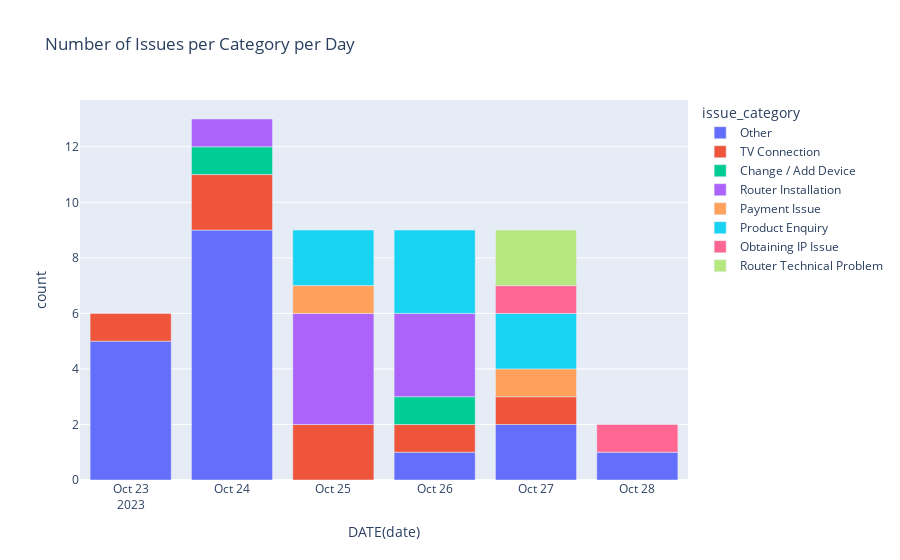

This figure's notebook cell:
### Markdown cell above
#### Plotly

### Code cell
import plotly.express as px

fig = px.bar(df, x='DATE(date)', y='count', color='issue_category', title='Number of Issues per Category per Day')
fig.show()

### Figure 1 — Plotly figure (JSON) as saved in the notebook; plotly's stock layout.template omitted (floating-point values rounded to 4 significant figures)
{"data": [{"alignmentgroup": "True", "hovertemplate": "issue_category=Other<br>DATE(date)=%{x}<br>count=%{y}<extra></extra>", "legendgroup": "Other", "marker": {"color": "#636efa", "pattern": {"shape": ""}}, "name": "Other", "offsetgroup": "Other", "orientation": "v", "showlegend": true, "textposition": "auto", "type": "bar", "x": ["2023-10-23", "2023-10-24", "2023-10-26", "2023-10-27", "2023-10-28"], "xaxis": "x", "y": [5, 9, 1, 2, 1], "yaxis": "y"}, {"alignmentgroup": "True", "hovertemplate": "issue_category=TV Connection<br>DATE(date)=%{x}<br>count=%{y}<extra></extra>", "legendgroup": "TV Connection", "marker": {"color": "#EF553B", "pattern": {"shape": ""}}, "name": "TV Connection", "offsetgroup": "TV Connection", "orientation": "v", "showlegend": true, "textposition": "auto", "type": "bar", "x": ["2023-10-23", "2023-10-24", "2023-10-25", "2023-10-26", "2023-10-27"], "xaxis": "x", "y": [1, 2, 2, 1, 1], "yaxis": "y"}, {"alignmentgroup": "True", "hovertemplate": "issue_category=Change / Add Device<br>DATE(date)=%{x}<br>count=%{y}<extra></extra>", "legendgroup": "Change / Add Device", "marker": {"color": "#00cc96", "pattern": {"shape": ""}}, "name": "Change / Add Device", "offsetgroup": "Change / Add Device", "orientation": "v", "showlegend": true, "textposition": "auto", "type": "bar", "x": ["2023-10-24", "2023-10-26"], "xaxis": "x", "y": [1, 1], "yaxis": "y"}, {"alignmentgroup": "True", "hovertemplate": "issue_category=Router Installation<br>DATE(date)=%{x}<br>count=%{y}<extra></extra>", "legendgroup": "Router Installation", "marker": {"color": "#ab63fa", "pattern": {"shape": ""}}, "name": "Router Installation", "offsetgroup": "Router Installation", "orientation": "v", "showlegend": true, "textposition": "auto", "type": "bar", "x": ["2023-10-24", "2023-10-25", "2023-10-26"], "xaxis": "x", "y": [1, 4, 3], "yaxis": "y"}, {"alignmentgroup": "True", "hovertemplate": "issue_category=Payment Issue<br>DATE(date)=%{x}<br>count=%{y}<extra></extra>", "legendgroup": "Payment Issue", "marker": {"color": "#FFA15A", "pattern": {"shape": ""}}, "name": "Payment Issue", "offsetgroup": "Payment Issue", "orientation": "v", "showlegend": true, "textposition": "auto", "type": "bar", "x": ["2023-10-25", "2023-10-27"], "xaxis": "x", "y": [1, 1], "yaxis": "y"}, {"alignmentgroup": "True", "hovertemplate": "issue_category=Product Enquiry<br>DATE(date)=%{x}<br>count=%{y}<extra></extra>", "legendgroup": "Product Enquiry", "marker": {"color": "#19d3f3", "pattern": {"shape": ""}}, "name": "Product Enquiry", "offsetgroup": "Product Enquiry", "orientation": "v", "showlegend": true, "textposition": "auto", "type": "bar", "x": ["2023-10-25", "2023-10-26", "2023-10-27"], "xaxis": "x", "y": [2, 3, 2], "yaxis": "y"}, {"alignmentgroup": "True", "hovertemplate": "issue_category=Obtaining IP Issue<br>DATE(date)=%{x}<br>count=%{y}<extra></extra>", "legendgroup": "Obtaining IP Issue", "marker": {"color": "#FF6692", "pattern": {"shape": ""}}, "name": "Obtaining IP Issue", "offsetgroup": "Obtaining IP Issue", "orientation": "v", "showlegend": true, "textposition": "auto", "type": "bar", "x": ["2023-10-27", "2023-10-28"], "xaxis": "x", "y": [1, 1], "yaxis": "y"}, {"alignmentgroup": "True", "hovertemplate": "issue_category=Router Technical Problem<br>DATE(date)=%{x}<br>count=%{y}<extra></extra>", "legendgroup": "Router Technical Problem", "marker": {"color": "#B6E880", "pattern": {"shape": ""}}, "name": "Router Technical Problem", "offsetgroup": "Router Technical Problem", "orientation": "v", "showlegend": true, "textposition": "auto", "type": "bar", "x": ["2023-10-27"], "xaxis": "x", "y": [2], "yaxis": "y"}], "layout": {"barmode": "relative", "legend": {"title": {"text": "issue_category"}, "tracegroupgap": 0}, "title": {"text": "Number of Issues per Category per Day"}, "xaxis": {"anchor": "y", "domain": [0, 1], "title": {"text": "DATE(date)"}}, "yaxis": {"anchor": "x", "domain": [0, 1], "title": {"text": "count"}}}}
